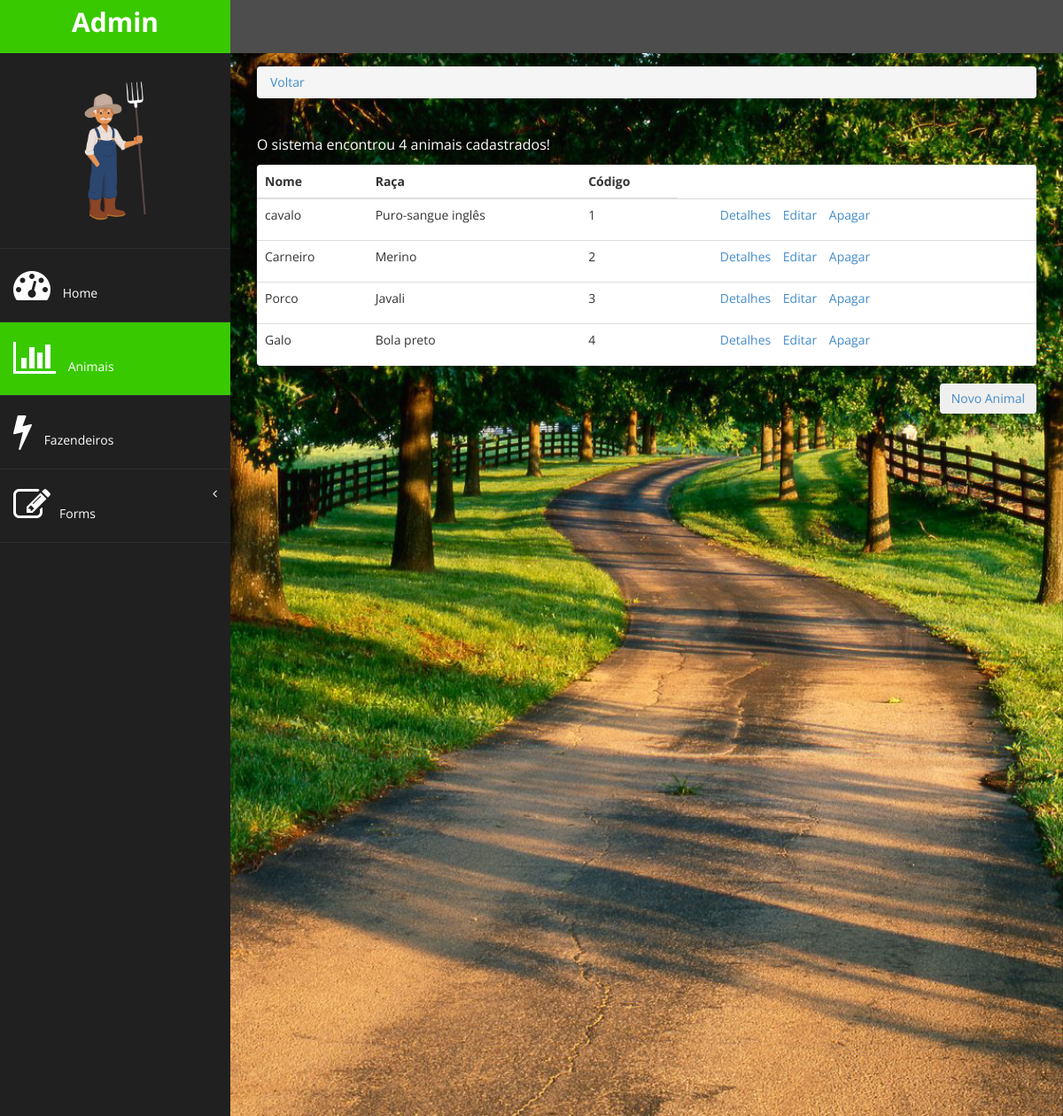
The app's page /gestao/animais/, older data.
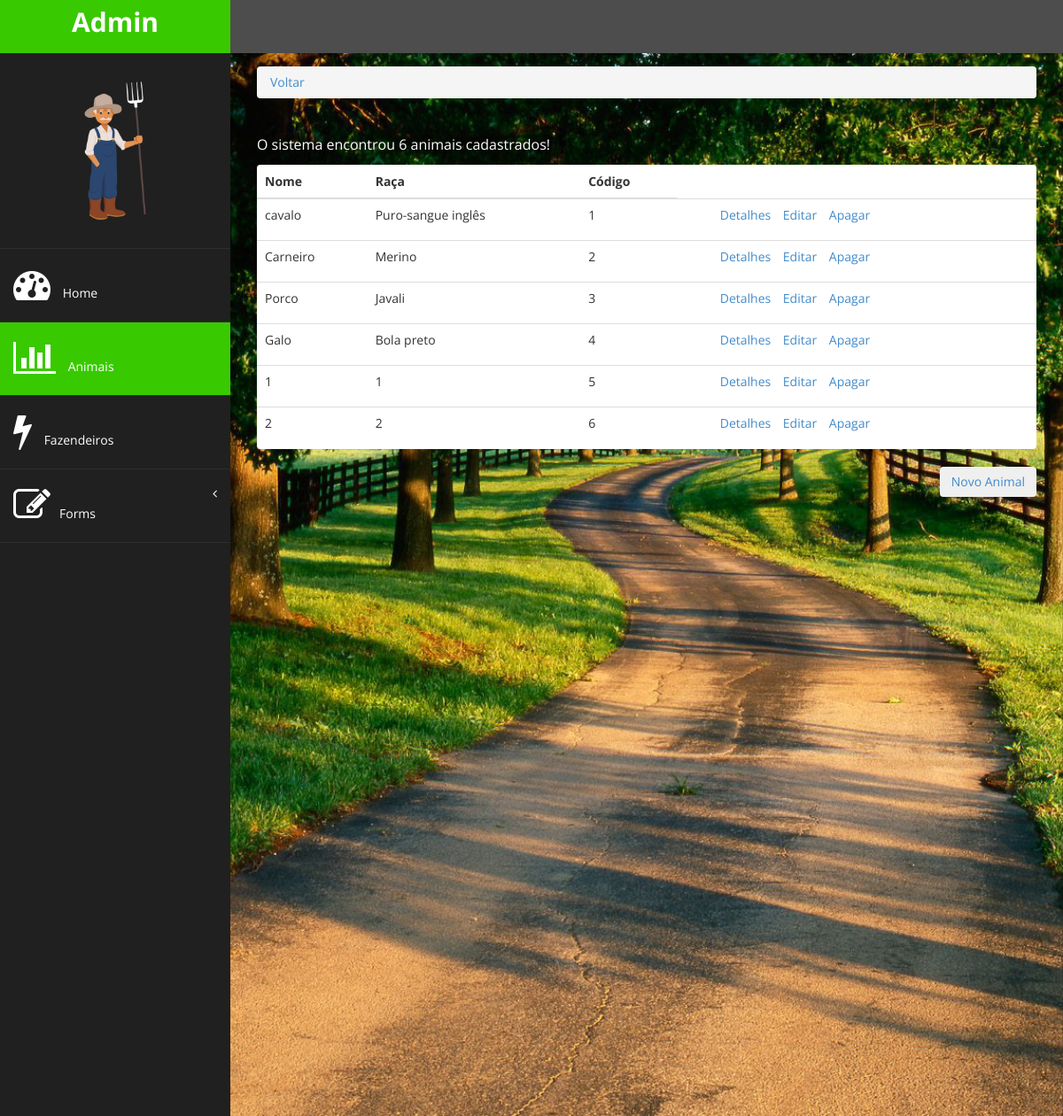
The same page, newer data.
### gestao/models.py (models this page shows)
class Animal(models.Model):
      nome = models.CharField(max_length=20)
      sexo = models.CharField(max_length=1, choices=[('M','Macho'),('F','Fêmea')])
      raca = models.CharField(max_length=20, verbose_name='Raça')
      cientifico = models.CharField(max_length=20, verbose_name='Nome Científico')
      peso = models.DecimalField(max_digits=6, decimal_places=2)
      tamanho = models.DecimalField(max_digits=5,decimal_places=2)
      expectativa = models.IntegerField(verbose_name='Expectativa de Vida')
      tipo_criacao = models.CharField(max_length=10, choices=[('Abate','Abate'),('Reprodutor','Reprodutor')])

### gestao/views.py (the view)
# urls.py: path('animais/', views.animais_list),
def animais_list(request):
      animais = Animal.objects.all()
      return render(request, 'animal/list.html', {'animais':animais})

### gestao/templates/animal/list.html
{% extends 'base.html' %} {% block active-animais %} active-menu {% endblock %} {% block conteudo %}
<div class="row">
      <div class="col-md-12">
            <ol class="breadcrumb">
                  <li>
                        <a href="/gestao">Voltar</a>
                  </li>
            </ol>
      </div>
</div>
<div class="row">
      <div class="col-md-12">
            <table class="table panel">
                  <thead>
                        <tr>
                              <th>Nome</th>
                              <th>Raça</th>
                              <th>Código</th>
                        </tr>
                  </thead>
                  <tbody>
                        {% for animal in animais %}
                        <tr>
                              <td>{{animal.nome}}</td>
                              <td>{{animal.raca}}</td>
                              <td>{{animal.id}}</td>
                              <td>
                                    <ul id="links">
                                          <a href="/gestao/animais/{{animal.id}}">Detalhes</a>
                                          <a href="/admin/gestao/animal/{{animal.id}}/change/">Editar</a>
                                          <a href="/admin/gestao/animal/{{animal.id}}/delete/">Apagar</a>
                                    </ul>
                              </td>
                        </tr>
                        {% endfor %}
                  </tbody>
                  <tfoot>
                        <p id="sistema">O sistema encontrou {{animais | length}} animais cadastrados!</p>
                  </tfoot>
            </table>
            <button id="cadastro" type="button" class="btn btn-dark"><a href="/gestao/animais/form/">Novo Animal</a></button>
      </div>
</div>
{% endblock %}

Row changes from the older to the newer data that the page shows:
added Animal: nome "1", raca "1", id "5"
added Animal: nome "2", raca "2", id "6"
Text that changed along with them:
{{ animais | length }}: "4" → "6"
